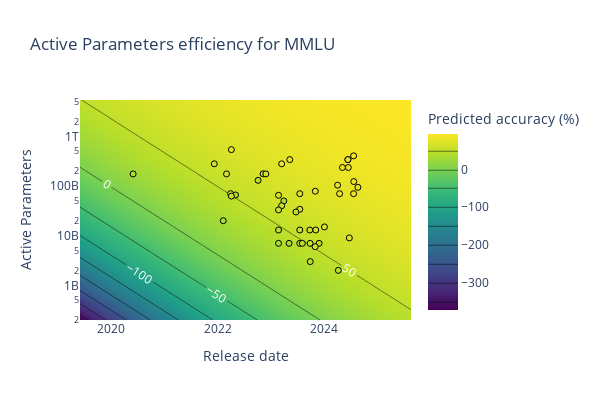

Notebook code cell kept with this figure:
### Code cell
# Define the range for log_compute and float_date
float_date_min, float_date_max = filtered_reg_df['float_date'].min(), filtered_reg_df['float_date'].max()
log_cost_min, log_cost_max = filtered_reg_df[cost_var].min(), filtered_reg_df[cost_var].max()

# Create a grid of values
log_cost_vals = np.linspace(log_cost_min - 1, log_cost_max + 1, 100)
float_date_vals = np.linspace(float_date_min - 1, float_date_max + 1, 100)
X_grid, Y_grid = np.meshgrid(float_date_vals, log_cost_vals)

# Prepare the grid for prediction
X_pred = pd.DataFrame({
    'float_date': X_grid.ravel(),
    cost_var: Y_grid.ravel()
})

# Generate predictions
Z_pred = performance_model.predict(X_pred)
Z_pred = Z_pred.values.reshape(X_grid.shape)

min_performance = Z_pred.min()
max_performance = Z_pred.max()

# Plot the contour using Plotly
fig = go.Figure(data=go.Contour(
    x=float_date_vals,
    y=10**log_cost_vals,
    z=accuracy_from_negative_log_error(Z_pred)*100,
    colorscale=colorscale,
    colorbar=dict(title='Predicted accuracy (%)'),
    contours=dict(
        coloring='heatmap',
        showlabels=True,
        labelfont=dict(size=12, color='white')
    )
))

# Add the actual data points with Viridiscolorscale
fig.add_trace(go.Scatter(
    x=filtered_reg_df['float_date'],
    y=10**filtered_reg_df[cost_var],
    mode='markers',
    marker=dict(
        color=accuracy_from_negative_log_error(filtered_reg_df[benchmark_to_analyze + '_log_error'])*100,
        colorscale=colorscale,
        cmin=accuracy_from_negative_log_error(min_performance)*100,
        cmax=accuracy_from_negative_log_error(max_performance)*100,
        line=dict(width=1, color='black')
    ),
    text=filtered_reg_df['System'],
    # show year, cost, and performance on hover
    hovertemplate='%{text}<br>Year: %{x:.2f}<br>cost: %{y:.2f}<br>Performance: %{customdata:.2f}',
    customdata=accuracy_from_negative_log_error(filtered_reg_df[benchmark_to_analyze + '_log_error'])*100,
    name='Data'
))

fig.update_yaxes(type='log')

fig.update_layout(
    title=f'{var_labels[cost_var]} efficiency for {benchmark_to_analyze}',
    xaxis_title='Release date',
    yaxis_title=var_labels[cost_var],
    coloraxis_colorbar=dict(title=f'Predicted {benchmark_to_analyze} accuracy (%)'),
    width=600,
    height=400
)

if save:
    save_plot(fig, results_dir, f'{benchmark_to_analyze}_predictions_isoperformance_contour_cost={cost_var}')

fig.show()
